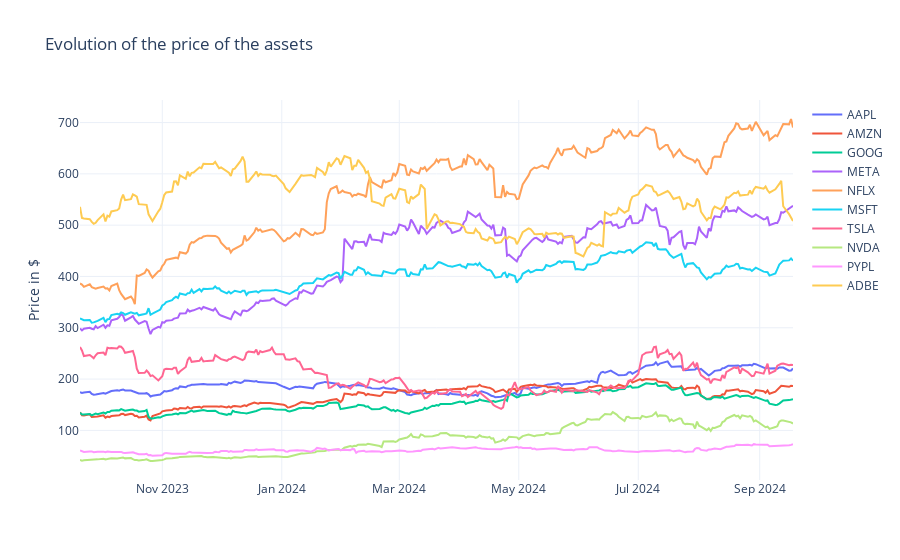

Notebook source saved alongside this figure:
### Markdown cell above
Now, we can plot the data of the different prices.

### Code cell
fig = go.Figure()
for a in assets:
    fig.add_trace(go.Scatter(x=data[a].index, y=data[a], name=a))
fig.update_layout(title='Evolution of the price of the assets', yaxis_title='Price in $')
fig.show()

### Figure 1 — Plotly figure (JSON) as saved in the notebook; plotly's stock layout.template omitted (floating-point values rounded to 4 significant figures; data arrays with more than 128 entries replaced by an {"elided": "..."} marker saying what was removed)
{"data": [{"name": "AAPL", "type": "scatter", "x": {"elided": "251 str values"}, "y": {"elided": "251 float values"}}, {"name": "AMZN", "type": "scatter", "x": {"elided": "251 str values"}, "y": {"elided": "251 float values"}}, {"name": "GOOG", "type": "scatter", "x": {"elided": "251 str values"}, "y": {"elided": "251 float values"}}, {"name": "META", "type": "scatter", "x": {"elided": "251 str values"}, "y": {"elided": "251 float values"}}, {"name": "NFLX", "type": "scatter", "x": {"elided": "251 str values"}, "y": {"elided": "251 float values"}}, {"name": "MSFT", "type": "scatter", "x": {"elided": "251 str values"}, "y": {"elided": "251 float values"}}, {"name": "TSLA", "type": "scatter", "x": {"elided": "251 str values"}, "y": {"elided": "251 float values"}}, {"name": "NVDA", "type": "scatter", "x": {"elided": "251 str values"}, "y": {"elided": "251 float values"}}, {"name": "PYPL", "type": "scatter", "x": {"elided": "251 str values"}, "y": {"elided": "251 float values"}}, {"name": "ADBE", "type": "scatter", "x": {"elided": "251 str values"}, "y": {"elided": "251 float values"}}], "layout": {"title": {"text": "Evolution of the price of the assets"}, "yaxis": {"title": {"text": "Price in $"}}}}
